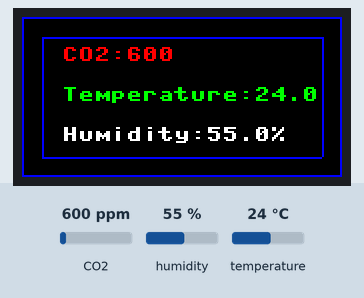
This program was run on a simulated Raspberry Pi Pico running MicroPython. On the bench: 160×80 colour display. The inputs (shaded band) are chosen by the test bench; at power-on: CO2 600 ppm, humidity 55 %, temperature 24 °C. Library files of the repository ran but are not shown: LCD_0inch96.py.

Above: at 1.9 s.
2.0 s: CO2 set to 452 ppm
At 4.0 s:
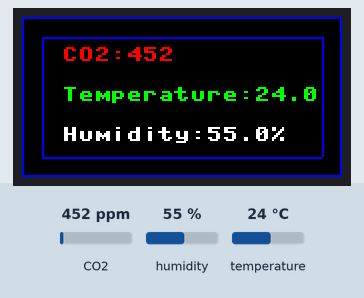
4.3 s: humidity set to 22 %
At 6.0 s:
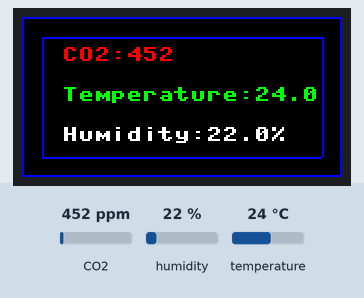
6.3 s: temperature set to 12 °C
At 7.2 s:
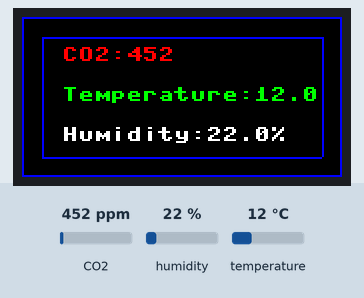
8.4 s: CO2 set to 1050 ppm
At 9.3 s:
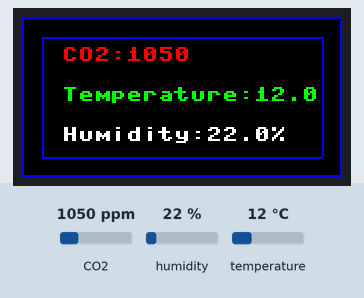
Timing chart, 0 to 11.4 s (numbered marks = the images above; inputs shaded):
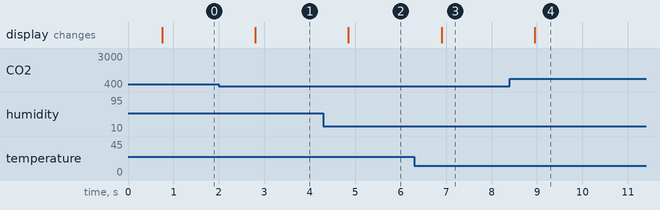

The program:

main_scd4x.py
```python
#
# https://github.com/andypiper/mpy-rp2040-lcd
#
import LCD_0inch96
import time
import scd4x
from machine import Pin, SoftI2C

#color is BGR
RED = 0x00F8
GREEN = 0xE007
BLUE = 0x1F00
WHITE = 0xFFFF
BLACK = 0x0000

i2c = SoftI2C(scl=Pin(17), sda=Pin(16), freq=100000)

scd4x = scd4x.SCD4X(i2c)
scd4x.start_periodic_measurement()

lcd = LCD_0inch96.LCD_0inch96()

while True:

    lcd.fill(BLACK)

    co2_ppm = 0 if scd4x.co2 is None else scd4x.co2
    temp_deg = 0 if scd4x.temperature is None else scd4x.temperature
    humidity_percent = 0 if scd4x.relative_humidity is None else scd4x.relative_humidity

    lcd.hline(10,10,140,BLUE)
    lcd.hline(10,70,140,BLUE)
    lcd.vline(10,10,60,BLUE)
    lcd.vline(150,10,60,BLUE)

    lcd.hline(0,0,160,BLUE)
    lcd.hline(0,79,160,BLUE)
    lcd.vline(0,0,80,BLUE)
    lcd.vline(159,0,80,BLUE)

    lcd.text('CO2:'+str(co2_ppm),20,15,RED)
    lcd.text('Temperature:'+str(temp_deg),20,35,GREEN)
    lcd.text('Humidity:'+str(humidity_percent)+'%',20,55,WHITE)

    lcd.display()

    time.sleep(1)
```

Measured:
- after the input at 2.0 s, the display: changes after 0.80 s (image 1)
- after the input at 4.3 s, the display: changes after 0.55 s (image 2)
- after the input at 6.3 s, the display: changes after 0.60 s (image 3)
- after the input at 8.4 s, the display: changes after 0.55 s (image 4)
